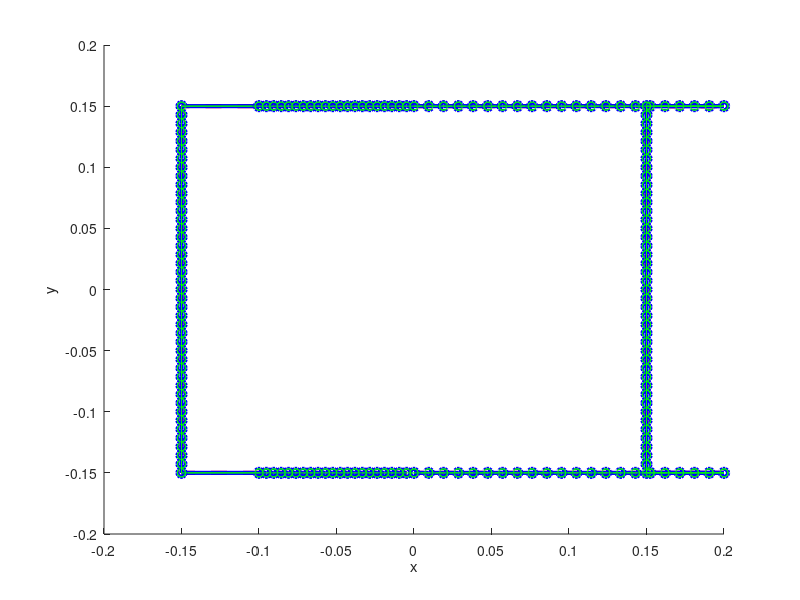

Source code (MATLAB):
clear all; close all; clc;

W0=0.3; L0=0.3; phi=2; N=4; O=1; wT=0.1; h=(1.1)*(2*wT*N); Nxy=2;    

    deltaS = 200;
    helixSTEP = phi*(pi/180);
    start=0; fin = N*(2*pi) + helixSTEP/2;
    cst_xxx = start:helixSTEP:fin;
    cstSize = floor((numel(cst_xxx)/4)/N);
    hSize   = floor(cstSize/2);
    xS=[]; yS=[]; zS=[];
    nx=1;
    t2=(wT/2)*nx;
    if(O==1) %clock wise
        for nx=1:Nxy
            % +z
            %x  = linspace(-W0/2,W0/2,cstSize)';  
            xn = linspace((-W0/2)+t2,0,hSize)'; xn(end)=[];
            xp = linspace(0,(W0/2)+t2,hSize)';
            xc = (W0/2)*ones(1,2*hSize-1)';    
            % y   = linspace(-L0/2,L0/2,cstSize)';  
            yn  = linspace(-L0/2,0,hSize)'; yn(end)=[];
            yp  = linspace(0,L0/2,hSize)';
            yc  = (L0/2)*ones(1,2*hSize-1)';
            yic = (L0/2)*ones(1,hSize)';

            x0 = [-xc;  xn;xp; xc; flipud(xp);flipud(xn);];
            y0 = [yn;yp;   yc; flipud(yp); flipud(yn); -yc];          
            xS0 = repmat(x0,N,1);   xS0(end-hSize:end)=[]; 
            yS0 = repmat(y0,N,1);   yS0(end-hSize:end)=[];
            xS0 = [flipud(xn);xS0]; yS0 = [-yc(1:numel(xn));yS0]; 
            zSize = numel(xS0);
            zp = linspace(start,fin, zSize)';
            zS0 = (h*zp)./(2*pi*N);   zS0 = zS0+t2;
            xS=[xS;xS0]; yS=[yS;yS0]; zS=[zS;zS0];  
            
            %xS0=[]; yS0=[]; zS0=[];  %clear out xS0,yS0,zS0
            %{
            % -z
            x0 = [-xc;  xn;xp; xc; flipud(xp);flipud(xn);];
            y0 = [yn;yp;   yc; flipud(yp); flipud(yn); -yc];    
            xS0 = repmat(x0,N,1);   xS0(end-hSize:end)=[]; 
            yS0 = repmat(y0,N,1);   yS0(end-hSize:end)=[];
            xS0 = [flipud(xn);xS0]; yS0 = [-yc(1:numel(xn));yS0]; 
            zSize = numel(xS0);
            zp = linspace(start,fin, zSize)';
            zS0 = (h*zp)./(2*pi*N);   zS0 = zS0-t2;
            xS=[xS;xS0]; yS=[yS;yS0]; zS=[zS;zS0]; 
            
            % +xy  
            % set up x&y segments 
            xn = linspace(-(W0/2) -t2,0,hSize)'; xn(end)=[];
            xp = linspace(0,(W0/2)+t2,hSize)';
            xc = ((W0/2)+t2)*ones(1,2*hSize-1)'; 
            yn  = linspace(-(L0/2)-t2,0,hSize)'; yn(end)=[];
            yp  = linspace(0,(L0/2)+t2,hSize)';
            yc  = ((L0/2) + t2)*ones(1,2*hSize-1)';        
            % set points that will be repmat
            x0 = [-xc;  xn;xp; xc; flipud(xp);flipud(xn);];
            y0 = [yn;yp;   yc; flipud(yp); flipud(yn); -yc];    
            xS0 = repmat(x0,N,1);   xS0(end-hSize:end)=[]; 
            yS0 = repmat(y0,N,1);   yS0(end-hSize:end)=[];
            xS0 = [flipud(xn);xS0]; yS0 = [-yc(1:numel(xn));yS0]; 
            zSize = numel(xS0);
            zp = linspace(start,fin, zSize)';
            zS0 = (h*zp)./(2*pi*N);
            xS=[xS;xS0]; yS=[yS;yS0]; zS=[zS;zS0];  
            
            % -xy  
            % set up x&y segments 
            xn = linspace(-(W0/2) +t2,0,hSize)'; xn(end)=[];
            xp = linspace(0,(W0/2)-t2,hSize)';
            xc = ((W0/2)-t2)*ones(1,2*hSize-1)'; 
            yn  = linspace(-(L0/2)+t2,0,hSize)'; yn(end)=[];
            yp  = linspace(0,(L0/2)-t2,hSize)';
            yc  = ((L0/2) - t2)*ones(1,2*hSize-1)';
            yic = ((L0/2) - t2)*ones(1,hSize)';
            % set points that will be repmat
            x0 = [-xc;  xn;xp; xc; flipud(xp);flipud(xn);];
            y0 = [yn;yp;   yc; flipud(yp); flipud(yn); -yc]; 

            xS0 = repmat(x0,N,1);   xS0(end-hSize:end)=[]; 
            yS0 = repmat(y0,N,1);   yS0(end-hSize:end)=[];
            xS0 = [flipud(xn);xS0]; yS0 = [-yc(1:numel(xn));yS0]; 
            zSize = numel(xS0);
            zp = linspace(start,fin, zSize)';
            zS0 = (h*zp)./(2*pi*N);
            xS=[xS;xS0]; yS=[yS;yS0]; zS=[zS;zS0];   
            %}
        end
    else %counter clock wise
        
        % +z
        x0 = flipud([-xc;  xn;xp; xc; flipud(xp);flipud(xn);]);
        y0 = flipud([yn;yp;   yc; flipud(yp); flipud(yn); -yc]);  
        xS0 = repmat(x0,N,1);   xS0(1:hSize)=[]; 
        yS0 = repmat(y0,N,1);   yS0(1:hSize)=[];
        xS0 = [xS0;xn]; yS0 = [yS0;-yc(1:numel(xn))]; 
        zSize = numel(xS0);
        zp = linspace(start,fin, zSize)';
        zS0 = (h*zp)./(2*pi*N);   zS0 = zS0+t2;
        xS=[xS;xS0]; yS=[yS;yS0]; zS=[zS;zS0];  
        % -z
        x0 = flipud([-xc;  xn;xp; xc; flipud(xp);flipud(xn);]);
        y0 = flipud([yn;yp;   yc; flipud(yp); flipud(yn); -yc]);  
        xS0 = repmat(x0,N,1);   xS0(1:hSize)=[]; 
        yS0 = repmat(y0,N,1);   yS0(1:hSize)=[];
        xS0 = [xS0;xn]; yS0 = [yS0;-yc(1:numel(xn))]; 
        zSize = numel(xS0);
        zp = linspace(start,fin, zSize)';
        zS0 = (h*zp)./(2*pi*N);   zS0 = zS0-t2;
        xS=[xS;xS0]; yS=[yS;yS0]; zS=[zS;zS0];  
        %}
        % +xy
        xn = linspace(-(W0/2) -t2,0,hSize)';
        xp = linspace(0,(W0/2)+t2,hSize)';
        xc = ((W0/2)+t2)*ones(1,2*hSize-1)'; 
        yn = linspace(-(L0/2)-t2,0,hSize)'; 
        yp = linspace(0,(L0/2)+t2,hSize)';
        yc = ((L0/2) + t2)*ones(1,2*hSize-1)';        
        % set points that will be repmat
        x0 = flipud([-xc;  xn;xp; xc; flipud(xp);flipud(xn);]);
        y0 = flipud([yn;yp;   yc; flipud(yp); flipud(yn); -yc]); 
        xS0 = repmat(x0,N,1);   xS0(1:hSize)=[]; 
        yS0 = repmat(y0,N,1);   yS0(1:hSize)=[];
        xS0 = [xS0;xn]; yS0 = [yS0;-yc(1:numel(xn))]; 
        zSize = numel(xS0);
        zp = linspace(start,fin, zSize)';
        zS0 = (h*zp)./(2*pi*N);   zS0 = zS0;
        xS=[xS;xS0]; yS=[yS;yS0]; zS=[zS;zS0]; 
        %}
        % -xy
        xn = linspace(-(W0/2) +t2,0,hSize)';
        xp = linspace(0,(W0/2)-t2,hSize)';
        xc = ((W0/2)-t2)*ones(1,2*hSize-1)'; 
        yn = linspace(-(L0/2)+t2,0,hSize)'; 
        yp = linspace(0,(L0/2)-t2,hSize)';
        yc = ((L0/2) - t2)*ones(1,2*hSize-1)';        
        % set points that will be repmat
        x0 = flipud([-xc;  xn;xp; xc; flipud(xp);flipud(xn);]);
        y0 = flipud([yn;yp;   yc; flipud(yp); flipud(yn); -yc]); 
        xS0 = repmat(x0,N,1);   xS0(1:hSize)=[]; 
        yS0 = repmat(y0,N,1);   yS0(1:hSize)=[];
        xS0 = [xS0;xn]; yS0 = [yS0;-yc(1:numel(xn))]; 
        zSize = numel(xS0);
        zp = linspace(start,fin, zSize)';
        zS0 = (h*zp)./(2*pi*N);   zS0 = zS0;
        xS=[xS;xS0]; yS=[yS;yS0]; zS=[zS;zS0]; 
        %}
    end     
    %
    % S0 = [xS0;yS0;zS0+wT/2];
    %xS = S0(:,1); yS = S0(:,2); zS = S0(:,3);
    
    plot3(xS,yS,zS,'o');
    xlabel('x');ylabel('y');zlabel('z');
    view(45,45); grid on;
    
%% 

%H=plot3(xS(1:172),yS(1:172),zS(1:172),xS(173:172*2),yS(173:172*2),zS(173:172*2));
H=plot3(xS(1:172),yS(1:172),zS(1:172),xS(173:172*2),yS(173:172*2),zS(173:172*2),xS(172*+1:172*3),yS(172*+1:172*3),zS(172*+1:172*3));
set(H(1),'color','r');  set(H(1),'LineWidth',3);  set(H(1),'LineStyle','--'); 
set(H(2),'color','b');  set(H(2),'LineWidth',3);  set(H(2),'Marker','o'); 
set(H(3),'color','g');  set(H(3),'LineWidth',0.25);  set(H(3),'Marker','o'); 

xlabel('x'); ylabel('y'); zlabel('z'); 
view(0,90)
